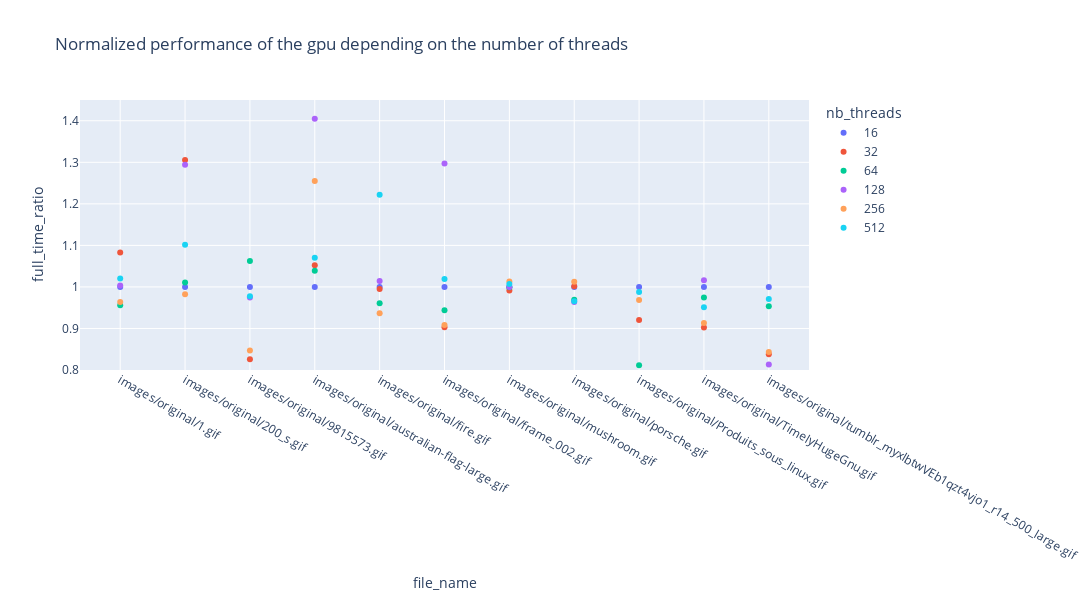

The code cell stored with this chart in its notebook:
### Markdown cell above
## Cuda performance depending on the number of threads

### Code cell
df_cuda_perf["nb_threads"] = df_cuda_perf["nb_threads"].astype("str")
fig = px.scatter(df_cuda_perf,x = "file_name", y = "full_time_ratio",color = "nb_threads",title = "Normalized performance of the gpu depending on the number of threads")
fig.update_layout(yaxis_range=[0.8, 1.45],width =1200, height = 600)
fig.show()

### Figure 1 — Plotly figure (JSON) as saved in the notebook; plotly's stock layout.template omitted (floating-point values rounded to 4 significant figures)
{"data": [{"hovertemplate": "nb_threads=16<br>file_name=%{x}<br>full_time_ratio=%{y}<extra></extra>", "legendgroup": "16", "marker": {"color": "#636efa", "symbol": "circle"}, "mode": "markers", "name": "16", "orientation": "v", "showlegend": true, "type": "scatter", "x": ["images/original/1.gif", "images/original/200_s.gif", "images/original/9815573.gif", "images/original/australian-flag-large.gif", "images/original/fire.gif", "images/original/frame_002.gif", "images/original/mushroom.gif", "images/original/porsche.gif", "images/original/Produits_sous_linux.gif", "images/original/TimelyHugeGnu.gif", "images/original/tumblr_myxlbtwVEb1qzt4vjo1_r14_500_large.gif"], "xaxis": "x", "y": [1, 1, 1, 1, 1, 1, 1, 1, 1, 1, 1], "yaxis": "y"}, {"hovertemplate": "nb_threads=32<br>file_name=%{x}<br>full_time_ratio=%{y}<extra></extra>", "legendgroup": "32", "marker": {"color": "#EF553B", "symbol": "circle"}, "mode": "markers", "name": "32", "orientation": "v", "showlegend": true, "type": "scatter", "x": ["images/original/1.gif", "images/original/200_s.gif", "images/original/9815573.gif", "images/original/australian-flag-large.gif", "images/original/fire.gif", "images/original/frame_002.gif", "images/original/mushroom.gif", "images/original/porsche.gif", "images/original/Produits_sous_linux.gif", "images/original/TimelyHugeGnu.gif", "images/original/tumblr_myxlbtwVEb1qzt4vjo1_r14_500_large.gif"], "xaxis": "x", "y": [1.083, 1.305, 0.826, 1.052, 0.9948, 0.9026, 0.9915, 1.001, 0.9204, 0.9024, 0.8378], "yaxis": "y"}, {"hovertemplate": "nb_threads=64<br>file_name=%{x}<br>full_time_ratio=%{y}<extra></extra>", "legendgroup": "64", "marker": {"color": "#00cc96", "symbol": "circle"}, "mode": "markers", "name": "64", "orientation": "v", "showlegend": true, "type": "scatter", "x": ["images/original/1.gif", "images/original/200_s.gif", "images/original/9815573.gif", "images/original/australian-flag-large.gif", "images/original/fire.gif", "images/original/frame_002.gif", "images/original/mushroom.gif", "images/original/porsche.gif", "images/original/Produits_sous_linux.gif", "images/original/TimelyHugeGnu.gif", "images/original/tumblr_myxlbtwVEb1qzt4vjo1_r14_500_large.gif"], "xaxis": "x", "y": [0.9559, 1.011, 1.062, 1.039, 0.9606, 0.9436, 0.9993, 0.9692, 0.8112, 0.9744, 0.9538], "yaxis": "y"}, {"hovertemplate": "nb_threads=128<br>file_name=%{x}<br>full_time_ratio=%{y}<extra></extra>", "legendgroup": "128", "marker": {"color": "#ab63fa", "symbol": "circle"}, "mode": "markers", "name": "128", "orientation": "v", "showlegend": true, "type": "scatter", "x": ["images/original/1.gif", "images/original/200_s.gif", "images/original/9815573.gif", "images/original/australian-flag-large.gif", "images/original/fire.gif", "images/original/frame_002.gif", "images/original/mushroom.gif", "images/original/porsche.gif", "images/original/Produits_sous_linux.gif", "images/original/TimelyHugeGnu.gif", "images/original/tumblr_myxlbtwVEb1qzt4vjo1_r14_500_large.gif"], "xaxis": "x", "y": [1.003, 1.294, 0.9744, 1.405, 1.014, 1.297, 0.9996, 0.9635, 0.7758, 1.016, 0.8134], "yaxis": "y"}, {"hovertemplate": "nb_threads=256<br>file_name=%{x}<br>full_time_ratio=%{y}<extra></extra>", "legendgroup": "256", "marker": {"color": "#FFA15A", "symbol": "circle"}, "mode": "markers", "name": "256", "orientation": "v", "showlegend": true, "type": "scatter", "x": ["images/original/1.gif", "images/original/200_s.gif", "images/original/9815573.gif", "images/original/australian-flag-large.gif", "images/original/fire.gif", "images/original/frame_002.gif", "images/original/mushroom.gif", "images/original/porsche.gif", "images/original/Produits_sous_linux.gif", "images/original/TimelyHugeGnu.gif", "images/original/tumblr_myxlbtwVEb1qzt4vjo1_r14_500_large.gif"], "xaxis": "x", "y": [0.9636, 0.9822, 0.8472, 1.255, 0.9366, 0.908, 1.013, 1.012, 0.9685, 0.9131, 0.8434], "yaxis": "y"}, {"hovertemplate": "nb_threads=512<br>file_name=%{x}<br>full_time_ratio=%{y}<extra></extra>", "legendgroup": "512", "marker": {"color": "#19d3f3", "symbol": "circle"}, "mode": "markers", "name": "512", "orientation": "v", "showlegend": true, "type": "scatter", "x": ["images/original/1.gif", "images/original/200_s.gif", "images/original/9815573.gif", "images/original/australian-flag-large.gif", "images/original/fire.gif", "images/original/frame_002.gif", "images/original/mushroom.gif", "images/original/porsche.gif", "images/original/Produits_sous_linux.gif", "images/original/TimelyHugeGnu.gif", "images/original/tumblr_myxlbtwVEb1qzt4vjo1_r14_500_large.gif"], "xaxis": "x", "y": [1.02, 1.101, 0.9778, 1.07, 1.222, 1.019, 1.007, 0.9656, 0.9876, 0.9509, 0.9707], "yaxis": "y"}], "layout": {"height": 600, "legend": {"title": {"text": "nb_threads"}, "tracegroupgap": 0}, "title": {"text": "Normalized performance of the gpu depending on the number of threads"}, "width": 1200, "xaxis": {"anchor": "y", "domain": [0, 1], "title": {"text": "file_name"}}, "yaxis": {"anchor": "x", "domain": [0, 1], "range": [0.8, 1.45], "title": {"text": "full_time_ratio"}}}}
